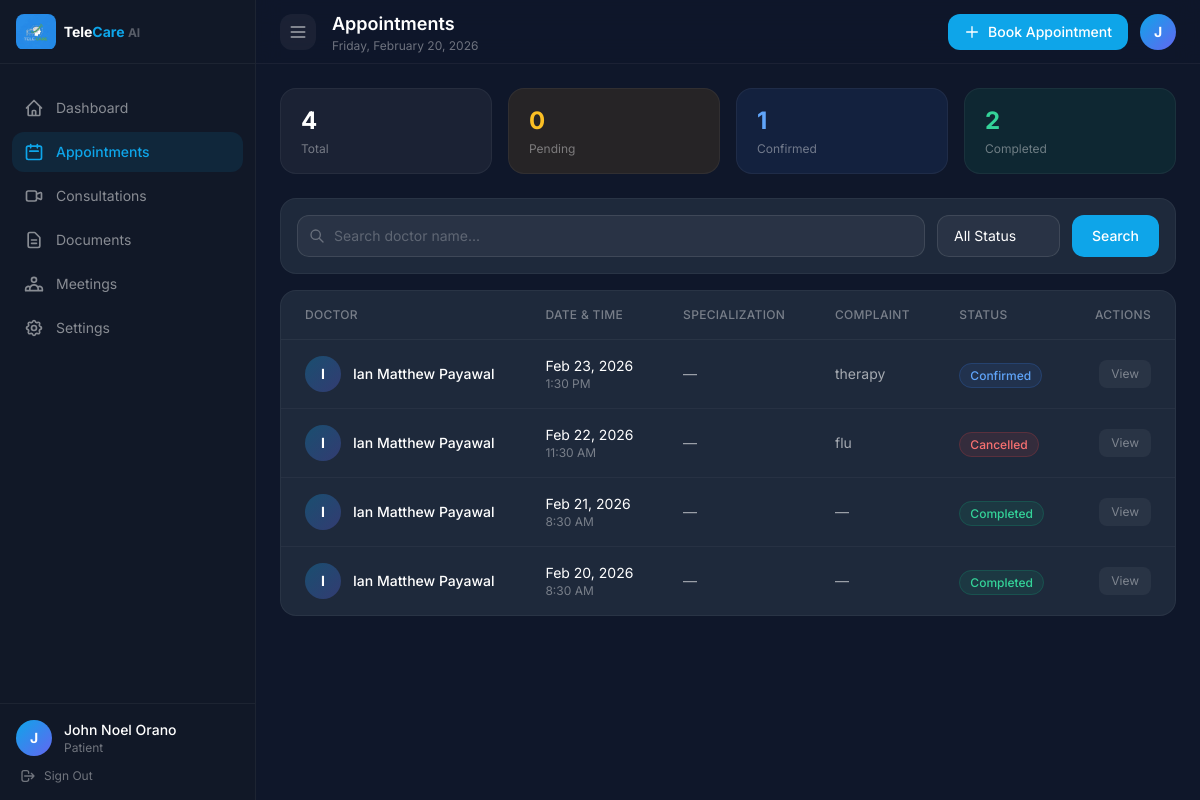
The page /appointments.php (signed in) on the database its author committed.
### tables this page shows
CREATE TABLE `appointments` (
  `id` int unsigned NOT NULL AUTO_INCREMENT,
  `patient_id` int unsigned NOT NULL,
  `doctor_id` int unsigned NOT NULL,
  `appointment_date` date NOT NULL,
  `appointment_time` time NOT NULL,
  `status` enum('pending','confirmed','completed','cancelled') NOT NULL DEFAULT 'pending',
  `payment_status` enum('unpaid','paid','refunded') NOT NULL DEFAULT 'unpaid',
  `payment_reference` varchar(255) DEFAULT NULL,
  `chief_complaint` text,
  `notes` text,
  `meeting_link` varchar(500) DEFAULT NULL,
  `created_at` timestamp NULL DEFAULT CURRENT_TIMESTAMP,
  `updated_at` timestamp NULL DEFAULT CURRENT_TIMESTAMP ON UPDATE CURRENT_TIMESTAMP,
  PRIMARY KEY (`id`),
  KEY `patient_id` (`patient_id`),
  KEY `doctor_id` (`doctor_id`),
  CONSTRAINT `appointments_ibfk_1` FOREIGN KEY (`patient_id`) REFERENCES `users` (`id`) ON DELETE CASCADE,
  CONSTRAINT `appointments_ibfk_2` FOREIGN KEY (`doctor_id`) REFERENCES `users` (`id`) ON DELETE CASCADE
);

CREATE TABLE `doctor_profiles` (
  `id` int unsigned NOT NULL AUTO_INCREMENT,
  `user_id` int unsigned NOT NULL,
  `specialization` varchar(150) DEFAULT NULL,
  `license_number` varchar(100) DEFAULT NULL,
  `years_of_experience` int DEFAULT NULL,
  `consultation_fee` decimal(10,2) DEFAULT NULL,
  `bio` text,
  `is_available` tinyint(1) NOT NULL DEFAULT '1',
  `created_at` timestamp NULL DEFAULT CURRENT_TIMESTAMP,
  `updated_at` timestamp NULL DEFAULT CURRENT_TIMESTAMP ON UPDATE CURRENT_TIMESTAMP,
  PRIMARY KEY (`id`),
  UNIQUE KEY `user_id` (`user_id`),
  CONSTRAINT `doctor_profiles_ibfk_1` FOREIGN KEY (`user_id`) REFERENCES `users` (`id`) ON DELETE CASCADE
);

### appointments.php (the view, shortened to what this page needs)
<?php
require_once 'config/database.php';
$userId    = $_SESSION['user_id'];
$userName  = $_SESSION['user_name'];
$userRole  = $_SESSION['user_role'];
$statusColors = [
    'pending'   => 'bg-amber-500/10 text-amber-400 border-amber-500/20',
    'confirmed' => 'bg-blue-500/10 text-blue-400 border-blue-500/20',
    'completed' => 'bg-emerald-500/10 text-emerald-400 border-emerald-500/20',
    'cancelled' => 'bg-red-500/10 text-red-400 border-red-500/20',
];
$filterStatus = $_GET['status'] ?? 'all';
$search       = trim($_GET['search'] ?? '');
$page         = max(1, intval($_GET['page'] ?? 1));
$perPage      = 10;
$offset       = ($page - 1) * $perPage;
if ($userRole === 'patient') {
    $where  = "WHERE a.patient_id = ?";
    $params = [$userId];
    $stmt = $pdo->prepare("SELECT a.*, CONCAT(u.first_name,' ',u.last_name) AS other_name, dp.specialization, dp.consultation_fee FROM appointments a JOIN users u ON a.doctor_id = u.id LEFT JOIN doctor_profiles dp ON u.id = dp.user_id $where ORDER BY a.appointment_date DESC, a.appointment_time DESC LIMIT $perPage OFFSET $offset");
    $stmt->execute($params);
    $appointments = $stmt->fetchAll();
}
?>
<!DOCTYPE html>
<html lang="en">
<head>
    <script src="https://cdn.tailwindcss.com"></script>
    <link rel="stylesheet" href="css/dashboard.css">
</head>
<body class="bg-dark text-white font-sans antialiased flex h-screen overflow-hidden">
<?php include 'includes/sidebar.php'; ?>
<main id="mainContent" class="flex-1 min-h-screen overflow-y-auto transition-all duration-300">
    <header class="h-16 flex items-center justify-between px-6 border-b border-white/5 bg-dark/50 sticky top-0 backdrop-blur-md z-10">
        <div class="flex items-center gap-4">
            <button onclick="toggleSidebar()" class="w-9 h-9 bg-white/5 hover:bg-white/10 rounded-xl flex items-center justify-center transition-colors">
                <svg class="w-5 h-5 text-white/60" fill="none" stroke="currentColor" viewBox="0 0 24 24">
                    <path stroke-linecap="round" stroke-linejoin="round" stroke-width="2" d="M4 6h16M4 12h16M4 18h16"/>
                </svg>
            </button>
            <div>
                <h1 class="text-lg font-semibold text-white">Appointments</h1>
                <p class="text-xs text-white/40"><?= date('l, F j, Y') ?></p>
            </div>
        </div>
        <div class="flex items-center gap-3">
            <?php if ($userRole === 'patient'): ?>
            <button onclick="openBookModal()" class="flex items-center gap-2 bg-primary hover:bg-primary-dark text-white text-sm font-medium px-4 py-2 rounded-xl transition-all">
                <svg class="w-4 h-4" fill="none" stroke="currentColor" viewBox="0 0 24 24">
                    <path stroke-linecap="round" stroke-linejoin="round" stroke-width="2" d="M12 4v16m8-8H4"/>
                </svg>
                Book Appointment
            </button>
            <?php endif; ?>
            <div class="w-9 h-9 bg-gradient-to-br from-primary to-accent rounded-full flex items-center justify-center text-sm font-bold">
                <?= strtoupper(substr($userName, 0, 1)) ?>
            </div>
        </div>
    </header>
    <div class="p-6">
        <?php
        if ($userRole === 'patient') {
            $sq = $pdo->prepare("SELECT status, COUNT(*) as cnt FROM appointments WHERE patient_id = ? GROUP BY status");
        } else {
            $sq = $pdo->prepare("SELECT status, COUNT(*) as cnt FROM appointments WHERE doctor_id = ? GROUP BY status");
        }
        $sq->execute([$userId]);
        $statMap = array_column($sq->fetchAll(), 'cnt', 'status');
        $allCount = array_sum($statMap);
        ?>
        <div class="grid grid-cols-2 lg:grid-cols-4 gap-4 mb-6">
            <?php
            $quickStats = [
                ['label' => 'Total',     'value' => $allCount,              'color' => 'text-white',        'bg' => 'bg-white/5'],
                ['label' => 'Pending',   'value' => $statMap['pending']   ?? 0, 'color' => 'text-amber-400',   'bg' => 'bg-amber-500/10'],
                ['label' => 'Confirmed', 'value' => $statMap['confirmed'] ?? 0, 'color' => 'text-blue-400',    'bg' => 'bg-blue-500/10'],
                ['label' => 'Completed', 'value' => $statMap['completed'] ?? 0, 'color' => 'text-emerald-400', 'bg' => 'bg-emerald-500/10'],
            ];
            foreach ($quickStats as $qs): ?>
            <div class="<?= $qs['bg'] ?> border border-white/5 rounded-2xl px-5 py-4">
                <div class="text-2xl font-bold <?= $qs['color'] ?> mb-1"><?= $qs['value'] ?></div>
                <div class="text-xs text-white/40"><?= $qs['label'] ?></div>
            </div>
            <?php endforeach; ?>
        </div>
        <div class="bg-dark-card border border-white/5 rounded-2xl mb-4">
            <div class="flex flex-col sm:flex-row items-start sm:items-center gap-3 p-4">
                <form method="GET" class="flex flex-col sm:flex-row gap-3 w-full">
                    <div class="relative flex-1">
                        <svg class="absolute left-3 top-1/2 -translate-y-1/2 w-4 h-4 text-white/30" fill="none" stroke="currentColor" viewBox="0 0 24 24">
                            <path stroke-linecap="round" stroke-linejoin="round" stroke-width="2" d="M21 21l-6-6m2-5a7 7 0 11-14 0 7 7 0 0114 0z"/>
                        </svg>
                        <input type="text" name="search" value="<?= htmlspecialchars($search) ?>" placeholder="Search <?= $userRole === 'patient' ? 'doctor' : 'patient' ?> name..." class="w-full bg-white/5 border border-white/10 text-white placeholder-white/25 rounded-xl pl-9 pr-4 py-2.5 text-sm focus:outline-none focus:border-primary transition-all">
                    </div>
                    <select name="status" onchange="this.form.submit()" class="bg-white/5 border border-white/10 text-white rounded-xl px-4 py-2.5 text-sm focus:outline-none focus:border-primary transition-all appearance-none pr-8">
                        <option value="all"      class="bg-slate-800" <?= $filterStatus === 'all'       ? 'selected' : '' ?>>All Status</option>
                    </select>
                    <button type="submit" class="bg-primary hover:bg-primary-dark text-white text-sm font-medium px-5 py-2.5 rounded-xl transition-all">Search</button>
                </form>
            </div>
        </div>
        <div class="bg-dark-card border border-white/5 rounded-2xl overflow-hidden">
            <?php if (empty($appointments)): ?>
            <div class="flex flex-col items-center justify-center py-20 px-6 text-center">
                <div class="w-16 h-16 bg-white/5 rounded-2xl flex items-center justify-center mb-4">
                    <svg class="w-8 h-8 text-white/20" fill="none" stroke="currentColor" viewBox="0 0 24 24">
                        <path stroke-linecap="round" stroke-linejoin="round" stroke-width="2" d="M8 7V3m8 4V3m-9 8h10M5 21h14a2 2 0 002-2V7a2 2 0 00-2-2H5a2 2 0 00-2 2v12a2 2 0 002 2z"/>
                    </svg>
                </div>
                <p class="text-white/50 font-medium mb-1">No appointments found</p>
                <p class="text-white/30 text-sm">
                    <?= ($search || $filterStatus !== 'all') ? 'Try adjusting your filters.' : ($userRole === 'patient' ? 'Book your first appointment to get started.' : 'No appointments have been scheduled yet.') ?>
                </p>
                <?php if ($userRole === 'patient' && !$search && $filterStatus === 'all'): ?>
                <button onclick="openBookModal()" class="mt-4 bg-primary hover:bg-primary-dark text-white text-sm font-medium px-5 py-2.5 rounded-xl transition-all">
                    Book Appointment
                </button>
                <?php endif; ?>
            </div>
            <?php else: ?>
            <div class="overflow-x-auto">
                <table class="w-full">
                    <thead>
                        <tr class="border-b border-white/5">
                            <th class="text-left text-xs font-medium text-white/40 uppercase tracking-wide px-6 py-4"><?= $userRole === 'patient' ? 'Doctor' : 'Patient' ?></th>
                            <th class="text-left text-xs font-medium text-white/40 uppercase tracking-wide px-6 py-4">Date & Time</th>
                            <?php if ($userRole === 'patient'): ?>
                            <th class="text-left text-xs font-medium text-white/40 uppercase tracking-wide px-6 py-4">Specialization</th>
                            <?php endif; ?>
                            <th class="text-left text-xs font-medium text-white/40 uppercase tracking-wide px-6 py-4">Complaint</th>
                            <th class="text-left text-xs font-medium text-white/40 uppercase tracking-wide px-6 py-4">Status</th>
                            <th class="text-right text-xs font-medium text-white/40 uppercase tracking-wide px-6 py-4">Actions</th>
                        </tr>
                    </thead>
                    <tbody class="divide-y divide-white/[0.04]">
                        <?php foreach ($appointments as $appt): ?>
                        <tr class="hover:bg-white/[0.02] transition-colors group">
                            <td class="px-6 py-4">
                                <div class="flex items-center gap-3">
                                    <div class="w-9 h-9 bg-gradient-to-br from-primary/30 to-accent/30 rounded-full flex items-center justify-center text-sm font-bold shrink-0">
                                        <?= strtoupper(substr($appt['other_name'], 0, 1)) ?>
                                    </div>
                                    <div>
                                        <p class="text-sm font-medium text-white"><?= htmlspecialchars($appt['other_name']) ?></p>
                                    </div>
                                </div>
                            </td>
                            <td class="px-6 py-4">
                                <p class="text-sm text-white"><?= date('M j, Y', strtotime($appt['appointment_date'])) ?></p>
                                <p class="text-xs text-white/40"><?= date('g:i A', strtotime($appt['appointment_time'])) ?></p>
                            </td>
                            <?php if ($userRole === 'patient'): ?>
                            <td class="px-6 py-4">
                                <p class="text-sm text-white/60"><?= htmlspecialchars($appt['specialization'] ?? '—') ?></p>
                            </td>
                            <?php endif; ?>
                            <td class="px-6 py-4 max-w-xs">
                                <p class="text-sm text-white/60 truncate"><?= htmlspecialchars($appt['chief_complaint'] ?? '—') ?></p>
                            </td>
                            <td class="px-6 py-4">
                                <span class="text-xs px-2.5 py-1 rounded-full border <?= $statusColors[$appt['status']] ?> capitalize font-medium">
                                    <?= $appt['status'] ?>
                                </span>
                            </td>
                            <td class="px-6 py-4">
                                <div class="flex items-center justify-end gap-2">
                                    <button onclick="viewDetails(<?= htmlspecialchars(json_encode($appt)) ?>)" class="text-xs text-white/40 hover:text-white bg-white/5 hover:bg-white/10 px-3 py-1.5 rounded-lg transition-all">
                                        View
                                    </button>
                                </div>
                            </td>
                        </tr>
                        <?php endforeach; ?>
                    </tbody>
                </table>
            </div>
            <?php endif; ?>
        </div>
    </div>
</main>
</body>
</html>

### css/dashboard.css (style rules this page uses)
* { box-sizing: border-box; margin: 0; padding: 0; }

### rows shown on the page
appointments: other_name "I", other_name "Ian Matthew Payawal", appointment_date "Feb 23, 2026", appointment_time "1:30 PM", doctor_profiles.specialization "—", chief_complaint "therapy", status "Confirmed"
appointments: other_name "I", other_name "Ian Matthew Payawal", appointment_date "Feb 22, 2026", appointment_time "11:30 AM", doctor_profiles.specialization "—", chief_complaint "flu", status "Cancelled"
appointments: other_name "I", other_name "Ian Matthew Payawal", appointment_date "Feb 21, 2026", appointment_time "8:30 AM", doctor_profiles.specialization "—", chief_complaint "—", status "Completed"
appointments: other_name "I", other_name "Ian Matthew Payawal", appointment_date "Feb 20, 2026", appointment_time "8:30 AM", doctor_profiles.specialization "—", chief_complaint "—", status "Completed"

### other values the page prints
$item['label'] "Dashboard"
$item['label'] "Appointments"
$item['label'] "Consultations"
$item['label'] "Documents"
$item['label'] "Meetings"
$item['label'] "Settings"
substr($userName, 0, 1) "J"
$userName "John Noel Orano"
$userRole "Patient"
$qs['value'] "4"
$qs['label'] "Total"
$qs['value'] "0"
$qs['label'] "Pending"
$qs['value'] "1"
$qs['label'] "Confirmed"
